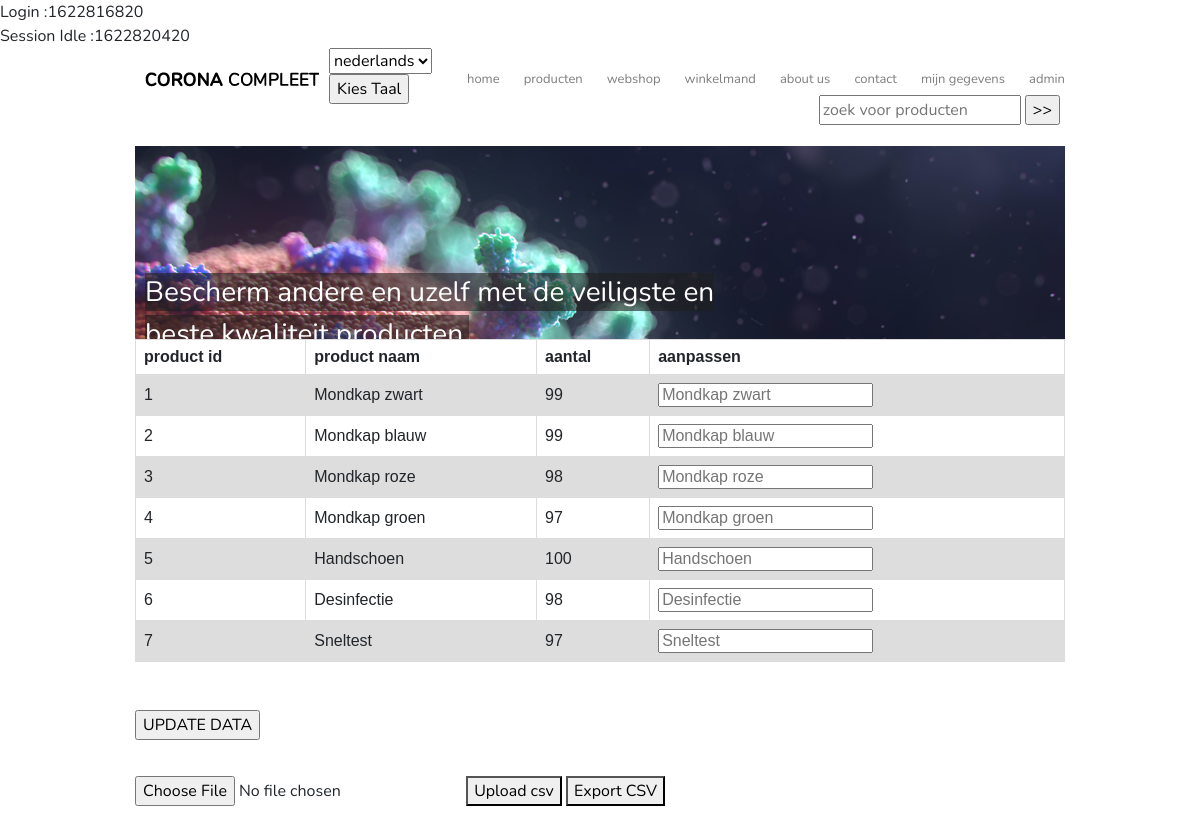
The page /pagina/voorraad.php on the database its author committed.
### tables this page shows
CREATE TABLE `producten` (
  `productnummer` INT(50) AUTO_INCREMENT,
  `naam` VARCHAR(50) NOT NULL,
  `prijs` VARCHAR(50) ,
  `image` VARCHAR(255) ,
  `voorraad` INT(50) ,
  PRIMARY KEY (`productnummer`)
);

### models/functions.php (called while the page is built, shortened)
<?php
include_once('config.php');
function ExecuteQuery($conn, $query, $params = array()) {
  $stmt = $conn->prepare($query);
  $stmt->execute($params);
return $stmt;
}
function FetchQuery($conn, $query, $params = array()) {
    return ExecuteQuery($conn, $query, $params)->fetchAll(PDO::FETCH_ASSOC);
}
?>

### pagina/voorraad.php (the view, shortened to what this page needs)
<?php
include_once ('../models/config.php');
include_once ('../models/server.php');
include_once ('../models/functions.php');
require_once 'header.php';
?>
    <body>
	<form action="" method="post" id="voorraad">
<table>
<tr>
	<th>product id</th>
	<th>product naam</th>
	<th>aantal</th>
	<th>aanpassen</th>
</tr>
<?php
$result = FetchQuery($conn, "SELECT productnummer, naam, voorraad FROM producten");
foreach ($result as $row)
{
    $product = "product" . $row['productnummer'];
    echo "<tr>
		<td>" . $row['productnummer'] . "</td>
		<td>" . $row['naam'] . "</td>
		<td>" . $row['voorraad'] . "</td>
		<td><input type='text' name ='" . $product . "' placeholder = '" . $row['naam'] . "'></td>";
}
?>
</table>
<BR>
 <br>
	<input type="submit" name="update" value="UPDATE DATA"/>
</form>
</body>
</html>
<form class = "form-horizontal" action = "" method="post" name="uploadCSV" enctype="multipart/form-data">
	<div>
		<input type = "file" name = "file" accept = ".csv">
		<button type = "submit" name="import">Upload csv </button>
		<button><a class="linkasbutton" href="exportCsv.php">Export CSV</a></button>
	</div>
</form>

### css/style.css (style rules this page uses)
body { font-family: 'Nunito', sans-serif; overflow-y:scroll; }
a { color: #7e7e7e; text-decoration: none; }
* { box-sizing: border-box; }
table { font-family: arial, sans-serif; border-collapse: collapse; width: 100%; }
td, th { border: 1px solid #dddddd; text-align: left; padding: 8px; }
tr:nth-child(even) { background-color: #dddddd; }
.form-horizontal { padding-top: 20px; }
.linkasbutton { color: black; }
.linkasbutton:link { text-decoration: none; }

### rows shown on the page
producten: productnummer "1", naam "Mondkap zwart", voorraad "99"
producten: productnummer "2", naam "Mondkap blauw", voorraad "99"
producten: productnummer "3", naam "Mondkap roze", voorraad "98"
producten: productnummer "4", naam "Mondkap groen", voorraad "97"
producten: productnummer "5", naam "Handschoen", voorraad "100"
producten: productnummer "6", naam "Desinfectie", voorraad "98"
producten: productnummer "7", naam "Sneltest", voorraad "97"

### other values the page prints
$_SESSION['login_time'] "1622816820"
$_SESSION['idle_time'] "1622820420"
form field taalkeuze "nederlands"
